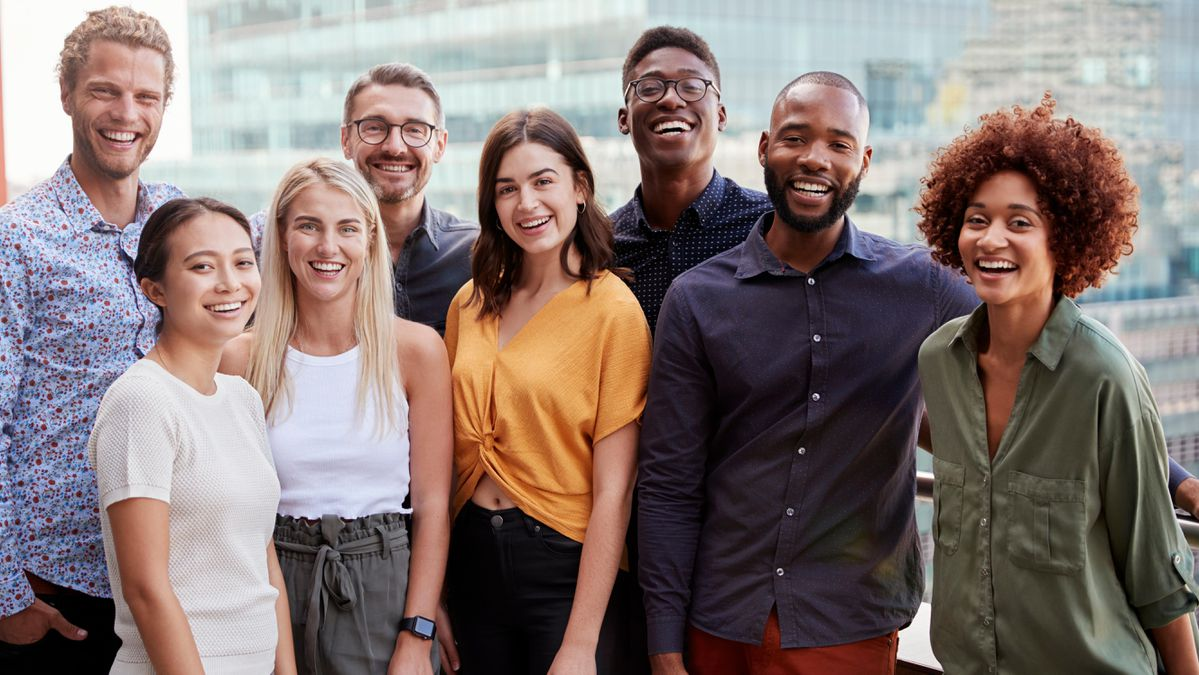
#> input picture 7/test.jpeg, 1199 x 675 px
$ python detect.py
#> lines starting #> are read from the running program, lines starting #| are printed output that depends on the picture; after the words box and inside, x2 and y2 are one past the last pixel; in counts of white or black regions, pixels touching at a corner belong together
""" Test face swapping for static image """
from typing import Iterable, Iterator
import cv2


def resize_to_fit(image, target):
    image_h, image_w, _ = image.shape
    target_h, target_w, _ = target.shape

    factor = min(target_h / image_h, target_w / image_w)
    new_image_h = int(factor * image_h)
    new_image_w = int(factor * image_w)
    new_image_shape = (new_image_w, new_image_h)
    return cv2.resize(image, new_image_shape)


def apply_face(face, target):
    face_h, face_w, _ = face.shape

    target_with_face = target.copy()
    target_with_face[:face_h, :face_w] = face
    return target_with_face


def face_swap(face1, face2):
    resized_face1 = resize_to_fit(face1, face2)
    resized_face2 = resize_to_fit(face2, face1)
    swapped_face1 = apply_face(resized_face2, face1)
    swapped_face2 = apply_face(resized_face1, face2)
    return swapped_face1, swapped_face2


def get_pairs(iterable):
    iterator = iter(iterable)
    return zip(iterator, iterator)


def main():
    cascade = cv2.CascadeClassifier("parameters.xml")

    frame = cv2.imread("test.jpeg")
#> frame is the input picture: shape (675, 1199, 3); mean B, G, R 116.1, 119.3, 133.6
    rectangles = cascade.detectMultiScale(
        frame, scaleFactor=1.3, minNeighbors=4, minSize=(30, 30),
        flags=cv2.CASCADE_SCALE_IMAGE)
#> rectangles = [[484, 145, 102, 102], [279, 189, 100, 100], [172, 223, 106, 106], [624, 49, 89, 89], [66, 52, 112, 112], [344, 88, 102, 102], [754, 98, 112, 112], [934, 171, 127, 127]]

    for ((x, y, w, h), (x2, y2, w2, h2)) in get_pairs(rectangles):
        face1 = (slice(y, y+h), slice(x, x+w))
        face2 = (slice(y2, y2+h2), slice(x2, x2+w2))
        frame[face1], frame[face2] = face_swap(frame[face1], frame[face2])
#> this loop made 4 passes
#> (x, y, w, h, x2, y2, w2, h2) on passes 1 to 4: (484, 145, 102, 102, 279, 189, 100, 100), (172, 223, 106, 106, 624, 49, 89, 89), (66, 52, 112, 112, 344, 88, 102, 102), (754, 98, 112, 112, 934, 171, 127, 127)
#> pass 1, in face_swap, `resized_face1 = resize_to_fit(face1, face2)`:
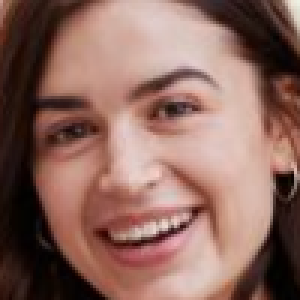
#> resized_face1: shape (100, 100, 3) (shown 3 times larger); mean of channels 0, 1, 2 94.4, 104, 140.4; drawn as B, G, R
#> pass 1, in face_swap, `resized_face2 = resize_to_fit(face2, face1)`:
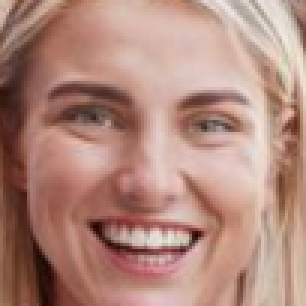
#> resized_face2: shape (102, 102, 3) (shown 3 times larger); mean of channels 0, 1, 2 124.4, 136.7, 177.2; drawn as B, G, R
#> pass 1, in apply_face, `target_with_face = target.copy()`:
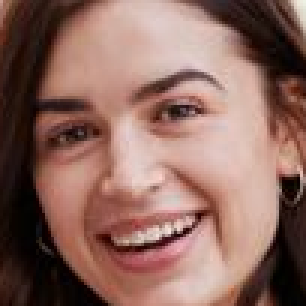
#> target_with_face: shape (102, 102, 3) (shown 3 times larger); mean of channels 0, 1, 2 94.5, 104.1, 140.5; drawn as B, G, R
#> pass 1, in apply_face (call 2), `target_with_face = target.copy()`:
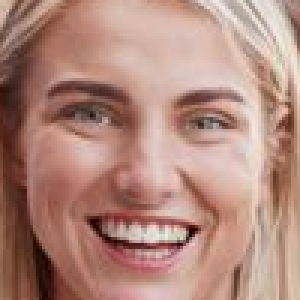
#> target_with_face: shape (100, 100, 3) (shown 3 times larger); mean of channels 0, 1, 2 124.5, 136.8, 177.3; drawn as B, G, R
#> after the loop:
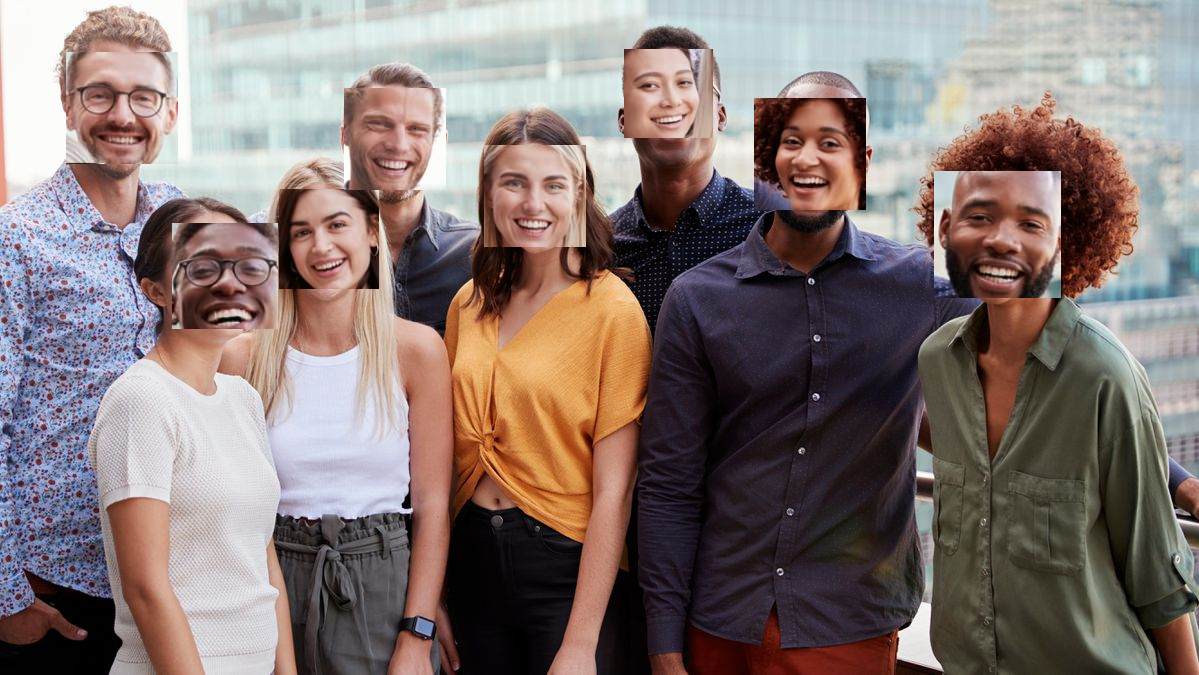
#> frame: shape (675, 1199, 3); 11.26% of pixels changed, all inside (x1, y1, x2, y2) = (66, 49, 1061, 329)

    cv2.imwrite("out.jpeg", frame)


if __name__ == '__main__':
    main()
